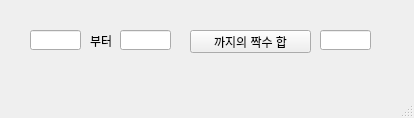
<?xml version="1.0" encoding="UTF-8"?>
<ui version="4.0">
 <class>MainWindow</class>
 <widget class="QMainWindow" name="MainWindow">
  <property name="geometry">
   <rect>
    <x>0</x>
    <y>0</y>
    <width>414</width>
    <height>118</height>
   </rect>
  </property>
  <property name="windowTitle">
   <string>MainWindow</string>
  </property>
  <widget class="QWidget" name="centralwidget">
   <widget class="QLineEdit" name="le1">
    <property name="geometry">
     <rect>
      <x>30</x>
      <y>30</y>
      <width>51</width>
      <height>20</height>
     </rect>
    </property>
    <property name="inputMask">
     <string/>
    </property>
    <property name="text">
     <string/>
    </property>
   </widget>
   <widget class="QLineEdit" name="le2">
    <property name="geometry">
     <rect>
      <x>120</x>
      <y>30</y>
      <width>51</width>
      <height>20</height>
     </rect>
    </property>
    <property name="text">
     <string/>
    </property>
   </widget>
   <widget class="QPushButton" name="pb">
    <property name="geometry">
     <rect>
      <x>190</x>
      <y>30</y>
      <width>121</width>
      <height>23</height>
     </rect>
    </property>
    <property name="text">
     <string>까지의 짝수 합</string>
    </property>
   </widget>
   <widget class="QLabel" name="lbl_2">
    <property name="geometry">
     <rect>
      <x>90</x>
      <y>30</y>
      <width>51</width>
      <height>21</height>
     </rect>
    </property>
    <property name="text">
     <string>부터</string>
    </property>
   </widget>
   <widget class="QLineEdit" name="le3">
    <property name="geometry">
     <rect>
      <x>320</x>
      <y>30</y>
      <width>51</width>
      <height>20</height>
     </rect>
    </property>
    <property name="text">
     <string/>
    </property>
   </widget>
  </widget>
  <widget class="QMenuBar" name="menubar">
   <property name="geometry">
    <rect>
     <x>0</x>
     <y>0</y>
     <width>414</width>
     <height>21</height>
    </rect>
   </property>
  </widget>
  <widget class="QStatusBar" name="statusbar"/>
 </widget>
 <resources/>
 <connections/>
</ui>
